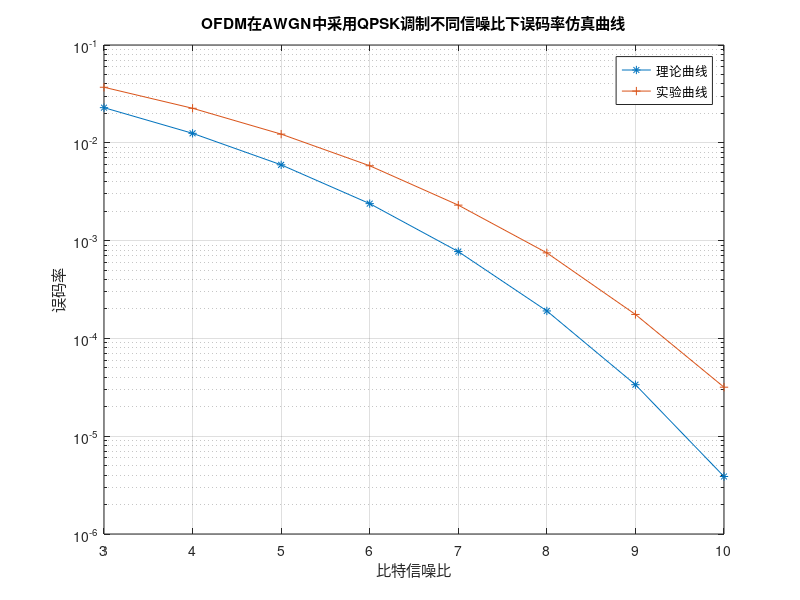

Write MATLAB code to recreate this figure.
%%%%%%%%%%%%%%%%%%%%% 比较不同场景下的误码率 %%%%%%%%%
%%%%%%%%%%%%%%%%%%%%% ber_comppare.m  %%%%%%%%%
%%%%%%%%%  data:2020年11月7日  author:飞蓬大将军 %%%%%%%%%%

ebn0 = 3:1:10;
awgn_theory = [0.0228784075610853,0.0125008180407376,0.00595386714777866,0.00238829078093281,0.000772674815378444,0.000190907774075993,3.36272284196176e-05,3.87210821552205e-06];
awgn_no_compensation = [3.698496e-02,2.254329e-02,1.226654e-02,5.823633e-03,2.305339e-03,7.492187e-04,1.757812e-04,3.170573e-05];
rayleign_one_path_theory = [0.125000000000000,0.100000000000000,0.0833333333333333,0.0714285714285715,0.0625000000000000,0.0555555555555556,0.0500000000000000,0.0454545454545455]; 

semilogy(ebn0,awgn_theory,'-*',ebn0,awgn_no_compensation,'-+');
xlabel('比特信噪比');
ylabel('误码率');
title('OFDM在AWGN中采用QPSK调制不同信噪比下误码率仿真曲线');
legend('理论曲线','实验曲线');
grid on;